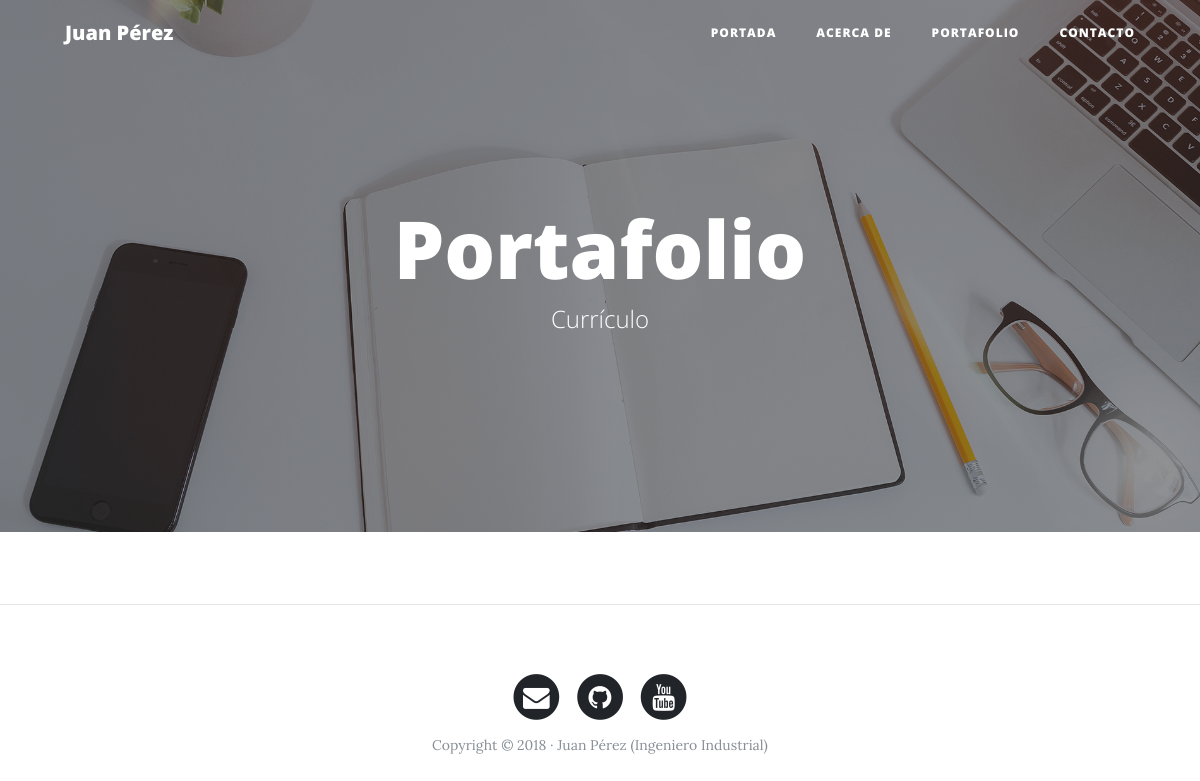
Page /portfolio/ on the earlier database version.
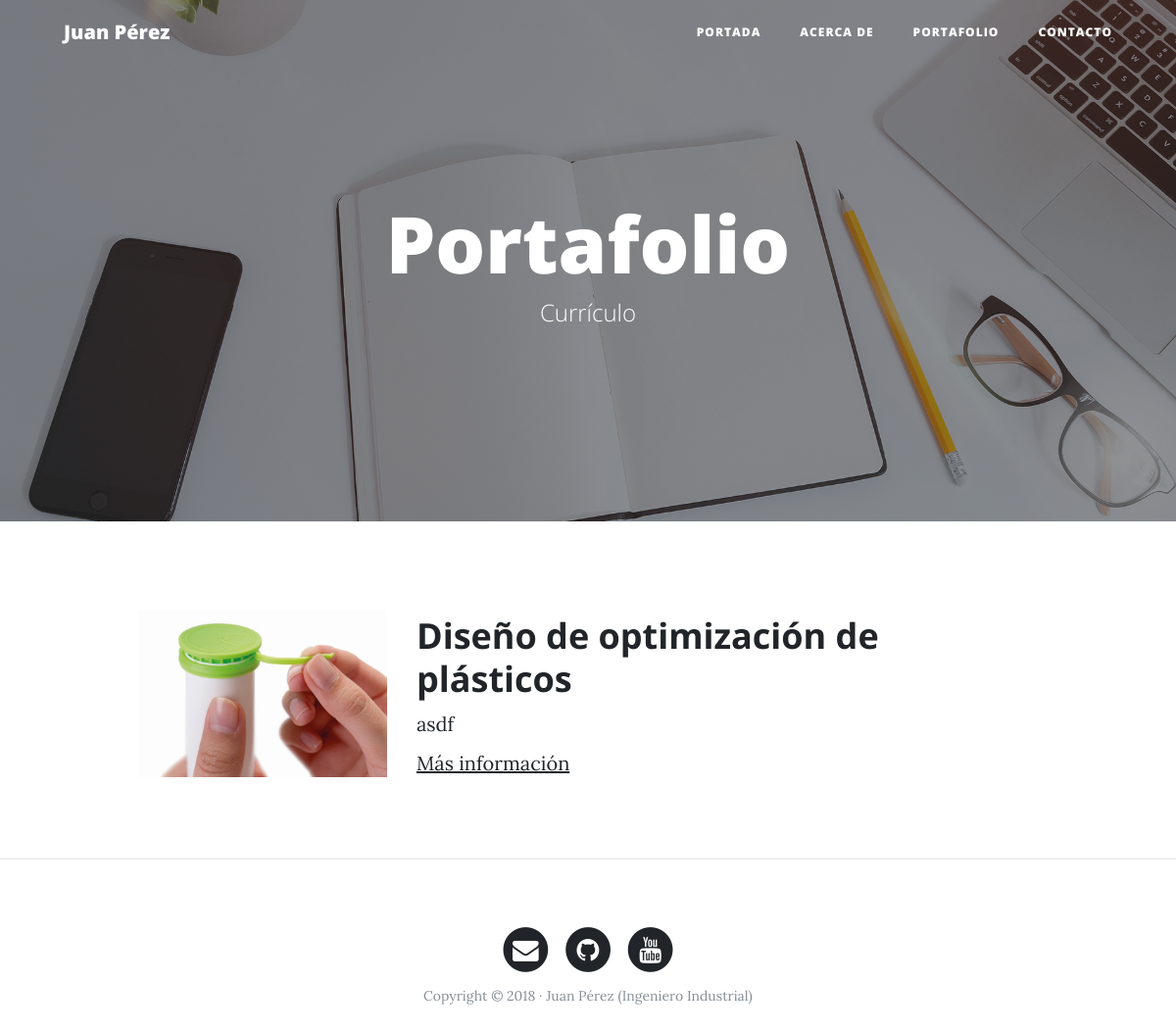
Same page on the later database version.
### portfolio/models.py (models this page shows, shortened)
class Project(models.Model):
    title = models.CharField(max_length=200, verbose_name = "Titulo")
    description = models.TextField(verbose_name = "Descripcion")
    image = models.ImageField(verbose_name = "Imagen", upload_to="projects")
    created = models.DateTimeField(auto_now_add=True, verbose_name = "Fecha de creacion")
    updated = models.DateTimeField(auto_now=True, verbose_name = "Fecha de edicion")
    class Meta:
        verbose_name = 'Proyecto'
        verbose_name_plural = 'Proyectos'
        ordering = ["-created"]

### portfolio/views.py (the view)
# urls.py: path('portfolio/',portfolio_views.portfolio, name="portfolio"),
def portfolio(request):
    projects = Project.objects.all()
    return render(request, 'portfolio/portfolio.html', {'projects':projects})

### portfolio/templates/portfolio/portfolio.html (shortened to what this page needs)
{% extends 'core/base.html' %}
{% block background %} {% load static %} {% static 'core/img/portfolio-bg.jpg' %} {% endblock %}
{% block headers %}
    <h1>Portafolio</h1>
    <span class="subheading">Currículo</span>
{% endblock %}
{% block content %}
    {% for project in projects %}
        <div class="row project">
            <div class="col-lg-3 col-md-4 offset-lg-1">
                <img class="img-fluid" src="{{project.image.url}}" alt="">
            </div>
            <div class="col-lg-7 col-md-8">
                <h2 class="section-heading title"> {{project.title}} </h2>
                <p> {{project.description}} </p>
                <p><a href="http://google.com">Más información</a></p>
            </div>
        </div>
    {% endfor %}
{% endblock %}

### core/templates/core/base.html (shortened to what this page needs)
<!DOCTYPE html>
<html lang="es">
  <head>
    {% load static %}
    <link href="{% static 'core/vendor/bootstrap/css/bootstrap.min.css' %}" rel="stylesheet">
    <link href="{% static 'core/vendor/font-awesome/css/font-awesome.min.css' %}" rel="stylesheet" type="text/css">
    <link href="{% static 'core/css/clean-blog.min.css' %}" rel="stylesheet">
  </head>
  <body>
    <nav class="navbar navbar-expand-lg navbar-light fixed-top" id="mainNav">
      <div class="container">
        <a class="navbar-brand" href="{% url 'home' %}">Juan Pérez</a>
        <div class="collapse navbar-collapse" id="navbarResponsive">
          <ul class="navbar-nav ml-auto">
            <li class="nav-item">
              <a class="nav-link" href="{% url 'home' %}">Portada</a>
            </li>
            <li class="nav-item">
              <a class="nav-link" href="{% url 'about' %}">Acerca de</a>
            </li>
            <li class="nav-item">
              <a class="nav-link" href="{% url 'portfolio' %}">Portafolio</a>
            </li>
            <li class="nav-item">
              <a class="nav-link" href="{% url 'contact' %}">Contacto</a>
            </li>
          </ul>
        </div>
      </div>
    </nav>
    <header class="masthead" style="background-image: url('{% block background %} {% endblock %}')">
      <div class="overlay"></div>
      <div class="container">
        <div class="row">
          <div class="col-lg-8 col-md-10 mx-auto">
            <div class="site-heading">
                {% block headers %} {% endblock %}
            </div>
          </div>
        </div>
      </div>
    </header>
    <div class="container">
        {% block content %}
        {% endblock %}
    </div>
    {% if request.path != "/" %}
      <hr>
    {% endif %}
    <footer>
      <div class="container">
        <div class="row">
          <div class="col-lg-8 col-md-10 mx-auto">
            <ul class="list-inline text-center">
              <li class="list-inline-item">
                <a href="#">
                  <span class="fa-stack fa-lg">
                    <i class="fa fa-circle fa-stack-2x"></i>
                    <i class="fa fa-envelope fa-stack-1x fa-inverse"></i>
                  </span>
                </a>
              </li>
              <li class="list-inline-item">
                <a href="#">
                  <span class="fa-stack fa-lg">
                    <i class="fa fa-circle fa-stack-2x"></i>
                    <i class="fa fa-github fa-stack-1x fa-inverse"></i>
                  </span>
                </a>
              </li>
              <li class="list-inline-item">
                <a href="#">
                  <span class="fa-stack fa-lg">
                    <i class="fa fa-circle fa-stack-2x"></i>
                    <i class="fa fa-youtube fa-stack-1x fa-inverse"></i>
                  </span>
                </a>
              </li>
            </ul>
            <p class="copyright text-muted">Copyright &copy; 2018 · Juan Pérez (Ingeniero Industrial) </p>
          </div>
        </div>
      </div>
    </footer>
  </body>
</html>

Differences in the rows shown:
added Project: image (picture), title "Diseño de optimización de plásticos", description "asdf"
